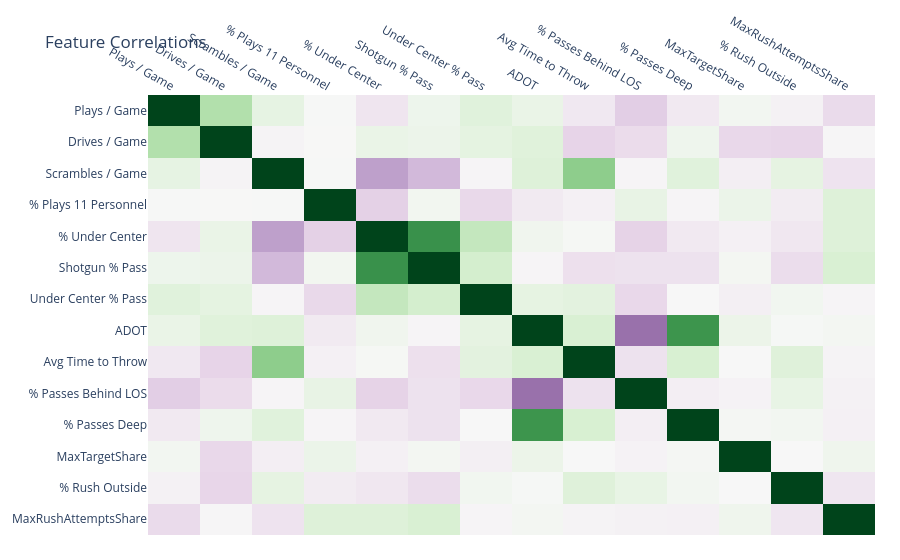

Notebook cell for this chart:
### Code cell
''' Final Correlation Matrix '''

corr_matrix = offense_tendencies[FEATURES_FINAL].corr()

fig = correlation_matrix(corr_matrix)
fig.show()

### Figure 1 — Plotly figure (JSON) as saved in the notebook; plotly's stock layout.template omitted (floating-point values rounded to 4 significant figures; data arrays with more than 128 entries replaced by an {"elided": "..."} marker saying what was removed)
{"data": [{"coloraxis": "coloraxis", "hovertemplate": "x: %{x}<br>y: %{y}<br>color: %{z}<extra></extra>", "name": "0", "type": "heatmap", "x": ["Plays / Game", "Drives / Game", "Scrambles / Game", "% Plays 11 Personnel", "% Under Center", "Shotgun % Pass", "Under Center % Pass", "ADOT", "Avg Time to Throw", "% Passes Behind LOS", "% Passes Deep", "MaxTargetShare", "% Rush Outside", "MaxRushAttemptsShare"], "xaxis": "x", "y": ["Plays / Game", "Drives / Game", "Scrambles / Game", "% Plays 11 Personnel", "% Under Center", "Shotgun % Pass", "Under Center % Pass", "ADOT", "Avg Time to Throw", "% Passes Behind LOS", "% Passes Deep", "MaxTargetShare", "% Rush Outside", "MaxRushAttemptsShare"], "yaxis": "y", "z": {"elided": "14x14 float values"}}], "layout": {"coloraxis": {"cmid": 0, "colorscale": [[0, "rgb(64,0,75)"], [0.1, "rgb(118,42,131)"], [0.2, "rgb(153,112,171)"], [0.3, "rgb(194,165,207)"], [0.4, "rgb(231,212,232)"], [0.5, "rgb(247,247,247)"], [0.6, "rgb(217,240,211)"], [0.7, "rgb(166,219,160)"], [0.8, "rgb(90,174,97)"], [0.9, "rgb(27,120,55)"], [1, "rgb(0,68,27)"]], "showscale": false}, "margin": {"b": 25, "r": 25, "t": 60}, "title": {"text": "Feature Correlations"}, "xaxis": {"anchor": "y", "domain": [0, 1], "side": "top"}, "yaxis": {"anchor": "x", "autorange": "reversed", "domain": [0, 1]}}}
